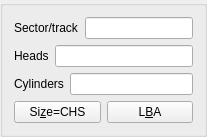
        <widget class="QGroupBox" name="buttonGroup2">
         <layout class="QVBoxLayout" name="verticalLayout_7">
          <item>
           <layout class="QHBoxLayout" name="horizontalLayout_5">
            <item>
             <widget class="QLabel" name="textLabel11">
              <property name="text">
               <string>Sector/track</string>
              </property>
              <property name="wordWrap">
               <bool>false</bool>
              </property>
             </widget>
            </item>
            <item>
             <widget class="QLineEdit" name="edSecTr">
              <property name="alignment">
               <set>Qt::AlignHCenter</set>
              </property>
             </widget>
            </item>
           </layout>
          </item>
          <item>
           <layout class="QHBoxLayout" name="horizontalLayout_6">
            <item>
             <widget class="QLabel" name="textLabel12">
              <property name="text">
               <string>Heads</string>
              </property>
              <property name="wordWrap">
               <bool>false</bool>
              </property>
             </widget>
            </item>
            <item>
             <widget class="QLineEdit" name="edHeads">
              <property name="alignment">
               <set>Qt::AlignHCenter</set>
              </property>
             </widget>
            </item>
           </layout>
          </item>
          <item>
           <layout class="QHBoxLayout" name="horizontalLayout_7">
            <item>
             <widget class="QLabel" name="textLabel13">
              <property name="text">
               <string>Cylinders</string>
              </property>
              <property name="wordWrap">
               <bool>false</bool>
              </property>
             </widget>
            </item>
            <item>
             <widget class="QLineEdit" name="edCyl">
              <property name="alignment">
               <set>Qt::AlignHCenter</set>
              </property>
             </widget>
            </item>
           </layout>
          </item>
          <item>
           <layout class="QHBoxLayout" name="horizontalLayout_8">
            <item>
             <widget class="QPushButton" name="sizeCHSButton">
              <property name="text">
               <string>Si&amp;ze=CHS</string>
              </property>
              <property name="shortcut">
               <string>Alt+Z</string>
              </property>
             </widget>
            </item>
            <item>
             <widget class="QPushButton" name="lbaButton">
              <property name="text">
               <string>L&amp;BA</string>
              </property>
              <property name="shortcut">
               <string>Alt+B</string>
              </property>
             </widget>
            </item>
           </layout>
          </item>
         </layout>
        </widget>
